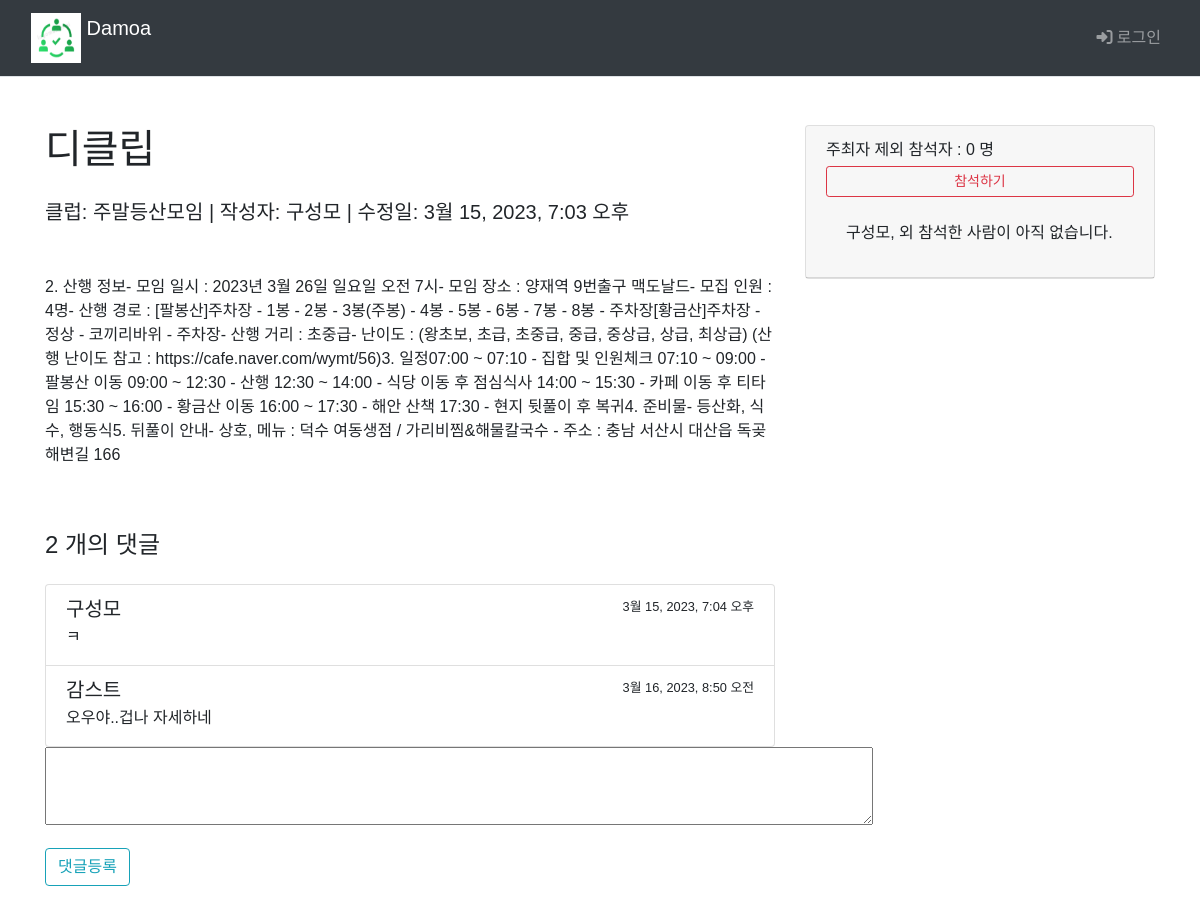
The page /main/board_list/306/ on the database as committed earlier.
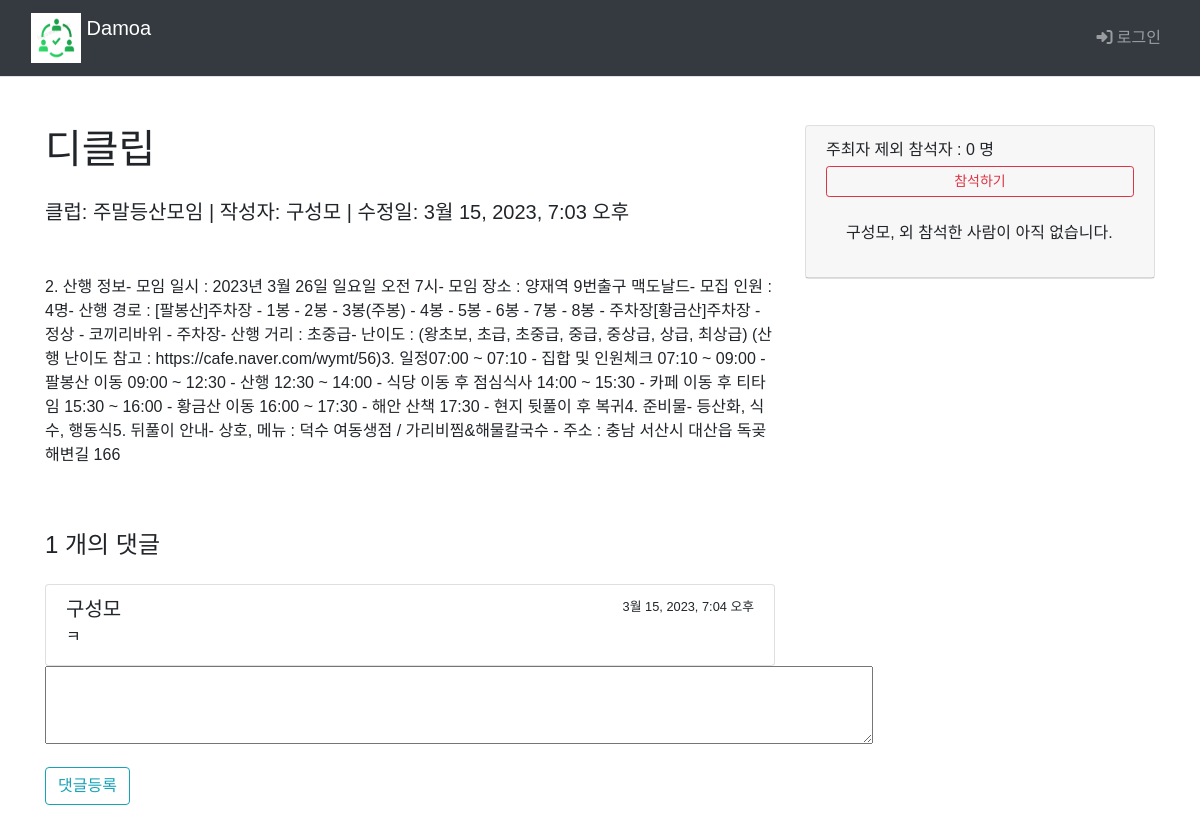
The same page on the database as committed later.
### main/models.py (models this page shows, shortened)
class Board(models.Model):
    club = models.ForeignKey(Club, on_delete=models.CASCADE)
    author = models.ForeignKey(settings.AUTH_USER_MODEL, on_delete=models.CASCADE, default=1, null=True, related_name='author_board')
    subject = models.CharField('제목', max_length = 200,
                               help_text='게시글의 제목을 한 줄로 작성하세요.')
    content = models.TextField('내용', help_text='내용을 상세히 작성하세요.')
    create_date = models.DateTimeField('생성일')
    modify_date = models.DateTimeField(null=True, blank=True)
    voter=models.ManyToManyField(settings.AUTH_USER_MODEL, related_name='voter_board')

class Reply(models.Model):
    board = models.ForeignKey(Board, on_delete=models.CASCADE)
    author = models.ForeignKey(settings.AUTH_USER_MODEL, on_delete=models.CASCADE, default=1, null=True)
    content = models.TextField()
    create_date = models.DateTimeField('생성일')
    modify_date = models.DateTimeField(null=True, blank=True)

class Club(models.Model):
    class category(models.TextChoices):
        from django.utils.translation import gettext_lazy as _
        COOK = 'CK', _('Cook')
        CULTURE = 'CT', _('Culture')
        GAME = 'GA', _('Game')
        LANGUAGE = 'LA', _('Language')
        MUSIC = 'MU', _('Music')
        OUTDOOR = 'OD', _('Outdoor')
        SPORTS = 'SP', _('Sports')
    category = models.CharField(
        max_length=10,
        choices = category.choices,
        null=True
    )
    name=models.TextField('클럽이름')
    author = models.ForeignKey(settings.AUTH_USER_MODEL, on_delete=models.CASCADE, default=1, null=True, related_name='author_club')

### common/models.py (models this page shows)
class CustomUser(AbstractBaseUser, PermissionsMixin) :
    email = models.EmailField(blank=True, unique=True, default='')
    username = models.CharField(max_length = 15, unique=True)
    name = models.CharField(max_length=15)
    age = models.IntegerField()
    ad = models.CharField(max_length=50)
    is_active = models.BooleanField(default=True)
    is_superuser = models.BooleanField(default=True)
    is_staff = models.BooleanField(default=True)
    date_joined = models.DateTimeField(default=timezone.now)
    last_login = models.DateTimeField(blank=True, null=True)
    objects = CustomUserManager()
    USERNAME_FIELD = 'username'
    REQUIRED_FIELD = ['name']
    class Meta :
        ordering = ['-date_joined']
        verbose_name = 'User'
        verbose_name_plural = 'User'

### main/views.py (the view)
# urls.py: path('main/board_list/<int:board_id>/', views.detail, name='detail'),
def detail(request, board_id):
    board=get_object_or_404(Board, pk=board_id)
    context={'board':board}
    return render(request, 'main/board_detail.html',context)

### templates/main/board_detail.html (shortened to what this page needs)
{% extends 'base.html' %}
{% block content %}
  <div class="container py-5">
    <div class="row">
      <div class="col-lg-8">
        <h1 class="mb-4">
          {{ board.subject }}</h1>
        <div class="lead mb-5">
          클럽:
          {{ board.club.name }}
          | 작성자:
          {{ board.author.name }}
          {% if board.modify_date %}
            | 수정일:
            {{ board.modify_date }}
            {%else%}
            | 작성일:
            {{ board.create_date }}
          {% endif %}
        </div>
        <p>{{ board.content }}</p>
        <div class="row">
          <div class="col-lg-12">
            <h4 class="mt-5 mb-4">{{board.reply_set.count}}
              개의 댓글</h4>
            <div class="list-group">
              {% for reply in board.reply_set.all %}
                <div class="list-group-item">
                  <div class="d-flex w-100 justify-content-between">
                    <h5 class="mb-1">{{ reply.author.name }}</h5>
                    {% if reply.modify_date %}
                      <small>
                        {{ reply.modify_date }}(수정)</small>
                      {%else%}
                      <small>{{ reply.create_date }}</small>
                    {% endif %}
                  </div>
                  <p class="mb-1">{{reply.content}}</p>
                </div>
              {% endfor %}
            </div>
          </div>
        </div>
        <form action="{%url 'main:reply_create' board.id%}" method="post">
          <div class="form-group">
            <textarea name="content" id="content" cols="87%" rows="3"></textarea>
          </div>
          <input type="submit" value="댓글등록" class="btn btn-outline-info">
        </form>
      </div>
      <div class="col-lg-4">
        <div class="card">
          <div class="card-header">
            주최자 제외 참석자 :
            {{board.voter.count}}
            명
            {%if request.user in board.voter.all %}
              <a href="#" data-uri="{%url 'main:vote_board' board.id %}" class="recommend1 btn btn-sm btn-outline-danger btn-block my-1">참석취소</a>
              {%else%}
              <a href="#" data-uri="{%url 'main:vote_board' board.id %}" class="recommend btn btn-sm btn-outline-danger btn-block my-1">참석하기</a>
              {%endif%}
              <div class="card-body">
                {{board.author.name}},
                {% for voter in board.voter.all %}
                  {{ voter.name }}
                  {% if not forloop.last %},
                  {% endif %}
                  {% empty %}
                  외 참석한 사람이 아직 없습니다.
                {% endfor %}
              </div>
            </div>
          </div>
        </div>
      </div>
    </div>
  {% endblock %}

Rows that differ between the two databases and show on the page:
removed Reply: author.name "감스트", create_date "3월 16, 2023, 8:50 오전", content "오우야..겁나 자세하네"
computed for Board "디클립": reply_set.count "2" → "1"
